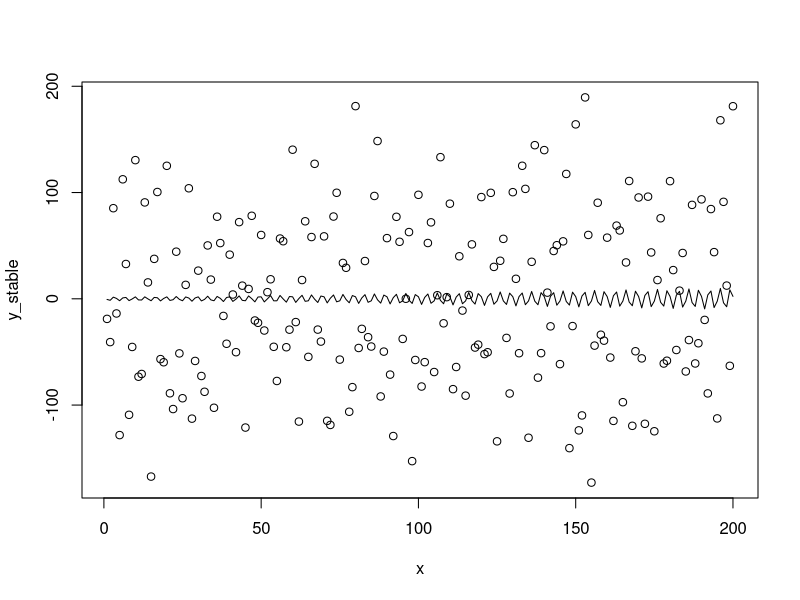
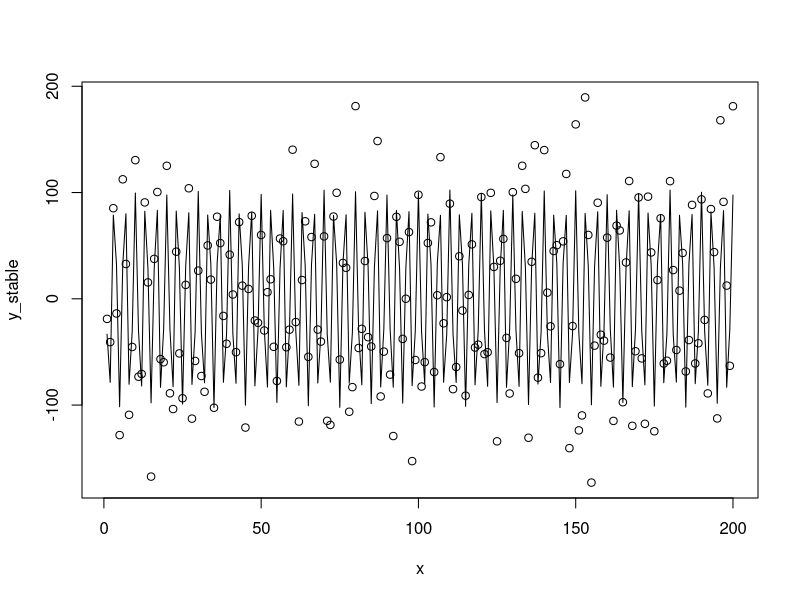
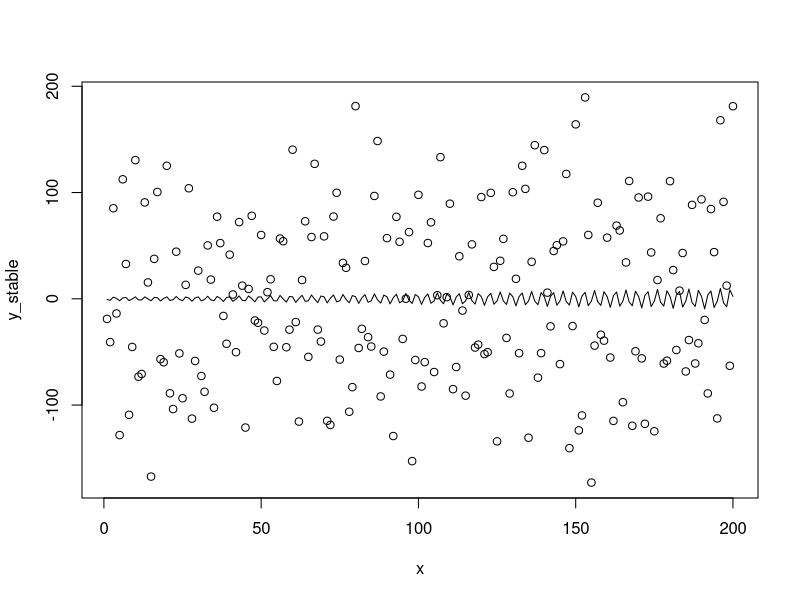

The R script that drew these images, in order:
# The Weierstrass function

wf <- function(x,n,a,b)
{
  v <- NULL
  for(j in 1:n)
  {
    v[j] <- (a^j)*cos((b^j)*x)
  }
  return(sum(v))
}

# The parameters initialization
a <- 100
b <- 71
# wf_iteration is 1, which means the data is in stable period

# The residual's IIDN parameters
std_dev <- 40
n <- 200            # the number of parameters
u <- rnorm(n,0,std_dev)
x <- 1:n


# The stable data is generated, along with the trend.
y_stable <- NULL
y_stable_trend <- NULL

for(i in 1:n)
{
  y_stable[i] <- wf(x[i],1,a,b) + u[i]
  y_stable_trend[i] <- wf(x[i],1,a,b)
}





# -------------------------- 1. NLS function -------------------------- #

# The nls function in R is used for the nonlinear estimations. However, it
# requires some parameters with which it begins the estimations. The alpha
# and beta are initialized with the data generating parameters.
init_parameters_stable <- list(alpha = a, beta = b)

model_nls_stable <- nls(y_stable ~ alpha*cos(beta*x), start = init_parameters_stable)
summary(model_nls_stable)

# The line function plots the difference between actual trend and fitted model
plot(x, y_stable)
lines(x, y_stable_trend - fitted(model_nls_stable))





# ------------------- 2. Manual Calculations ------------------- #

# A manual calculation is also provided to check efficiency.
b_est_func <- function(b_coeff)
{
    (
      sum( x*y_stable * sin(b_coeff*x) ) * sum( (cos(b_coeff*x))^2 )
    ) -
    (
      sum( y_stable * cos(b_coeff*x) ) * sum(x*sin(b_coeff*x)*sin(b_coeff*x))
    )
}

b_est <- uniroot(b_est_func, interval = c(b-10,b+10), extendInt = "yes")$root
a_est <- sum( y_stable * cos(b_est*x) ) /
  sum( (cos(b_est*x))^2 )

c(a_est,b_est)

# The plot of the data with the least square technique.
plot(x, y_stable)
lines(x, y_stable_trend - (a_est * cos(b_est * x)))





# --------------------- 3. Minimize RSS --------------------- #

# Minimizing the Residual Sum Squared is to seek parameters for which the RSS
# is minimum. The function to minimize would be as below.

residual_sum_squared <- function(parameters) {
  return(
    sum(
      (y_stable - parameters[1] * cos(parameters[2]*x))^2
    )
  )
}

# The setup to find the required coefficietns are as below.

val <- NULL
for (i in seq(0,100, by = 5)) {
  for (j in seq(0,100, by = 5)){
    temp_est <- optim(c(i,j) , residual_sum_squared)
    val <- rbind(
      val,
      c(temp_est$par,temp_est$value)
    )
  }
}

est_parameters <- val[val[,3] == min(val[,3])][1:2]

plot(x, y_stable)
lines(x, y_stable_trend - (est_parameters[1] * cos(est_parameters[2] * x)))